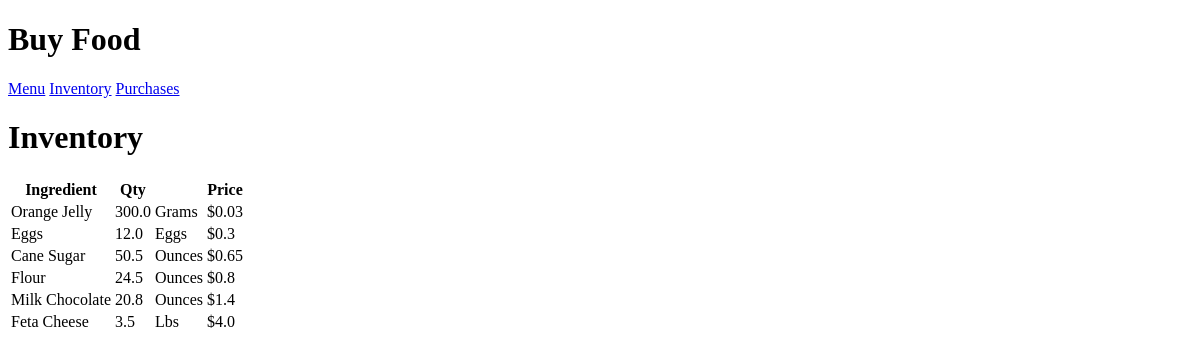
Before: /buy-food/inventory/ with the older database file.
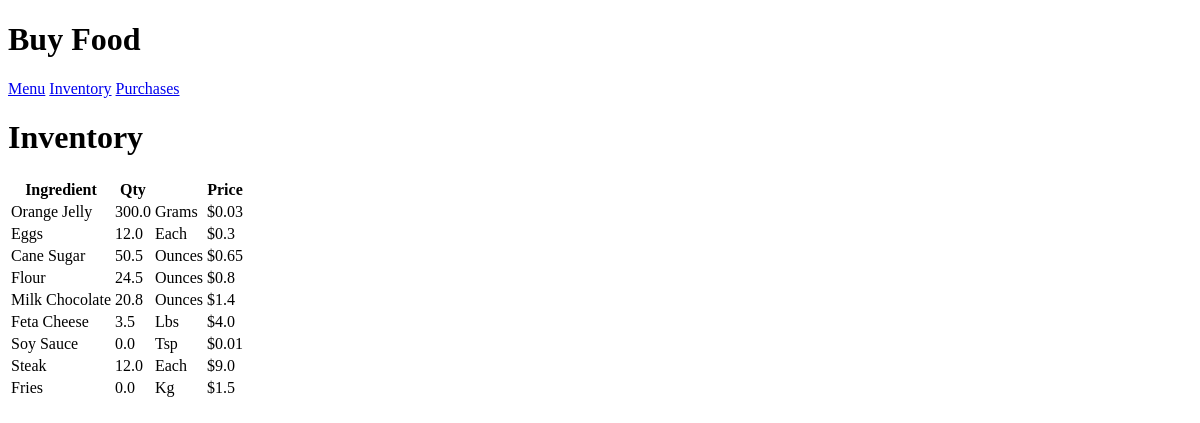
After: the same page with the newer database file.
### DelightsApp/models.py (models this page shows, shortened)
class Ingredients(models.Model):
    Ingredient = models.CharField(unique=True,max_length=200)
    quantity = models.FloatField(default=0)
    unit_price = models.FloatField(default=0)
    unit = models.CharField(max_length=10)

### DelightsApp/views.py (the view)
# urls.py: path('inventory/', views.Inventory.as_view(), name="inventory"),
class Inventory(ListView):
    model = Ingredients
    template_name = 'DelightsApp/inventory.html'

### DelightsApp/templates/DelightsApp/inventory.html
{% extends 'base.html' %}
{% block content %}
<h1>Inventory</h1>
<table class ='inventory-table'>
    <thead>
        <tr>
            <th>Ingredient</th>
            <th>Qty</th>
            <th></th>
            <th>Price</th>
        </tr>
    </thead>
    <tbody>
    {% for ingredient in object_list %}
    <tr>
        <td>{{ ingredient.Ingredient.title }}</td>
        <td>{{ ingredient.quantity}} </td>
        <td> {{ingredient.unit.title}}</td>
        <td>${{ ingredient.unit_price }}</td>
    </tr>
    {% endfor %}
    </tbody>
</table>
{% endblock %}

### DelightsApp/templates/base.html (shortened to what this page needs)
{% load static %}
<!DOCTYPE HTML>
<html>
    <h1>Buy Food</h1>
    <nav class="navbar">
        <a class="nav-item" href="{% url 'menu' %}">Menu</a>
        <a class="nav-item" href="{% url 'inventory' %}">Inventory</a>
        <a class="nav-item" href="{% url 'purchases' %}">Purchases</a>
    </nav>
        <main>
            {% block content %}
            {% endblock %}
        </main>
    </html>

Changed rows visible on the page:
changed Ingredients "Eggs": unit "Eggs" → "Each"
added Ingredients: Ingredient "Soy Sauce", quantity "0.0", unit "Tsp", unit_price "0.01"
added Ingredients: Ingredient "Steak", quantity "12.0", unit "Each", unit_price "9.0"
added Ingredients: Ingredient "Fries", quantity "0.0", unit "Kg", unit_price "1.5"
